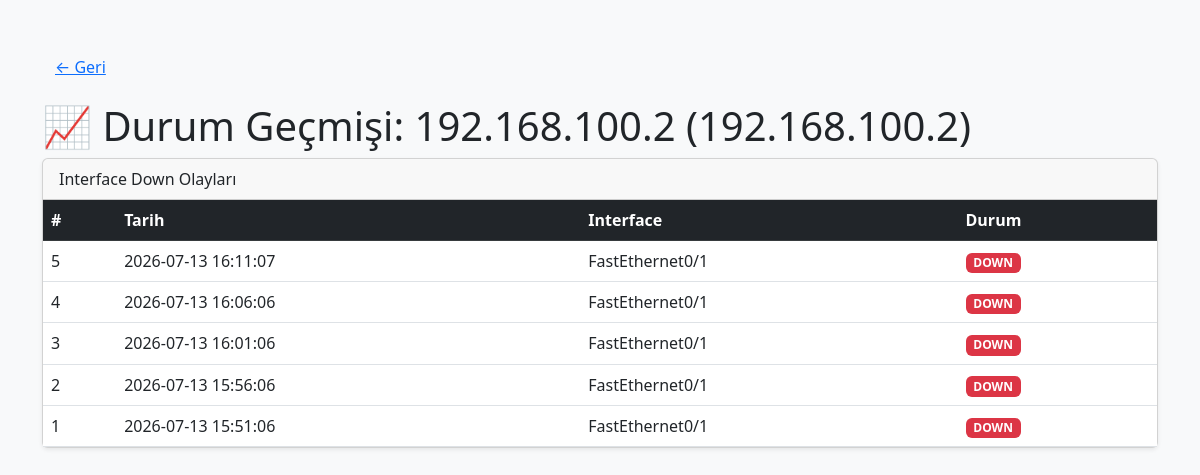
The page /history/192.168.100.2 (signed in) on the database its author committed.
### tables this page shows
CREATE TABLE device_history (
            id INTEGER PRIMARY KEY AUTOINCREMENT,
            tarih TEXT,
            user_id INTEGER,
            host TEXT,
            hostname TEXT,
            interface TEXT,
            status TEXT
        );

### app.py (the view)
@app.route('/history/<host>')
@login_required
def device_history(host):
    history = history_listele(current_user.id, host)
    devices = get_user_devices(current_user.id)
    device = next((d for d in devices if d["host"] == host), None)
    hostname = device["hostname"] if device else host
    return render_template('device_history.html', host=host, hostname=hostname, history=history)

### app.py (called while the page is built)
@login_manager.user_loader
def load_user(user_id):
    import sqlite3
    conn = sqlite3.connect("audit.db")
    c = conn.cursor()
    c.execute("SELECT * FROM users WHERE id = ?", (user_id,))
    user = c.fetchone()
    conn.close()
    if user:
        return User(user[0], user[1], user[3])
    return None

def get_user_devices(user_id):
    with user_caches_lock:
        return list(user_caches.get(user_id, []))

### database.py (called while the page is built)
def history_listele(user_id, host=None):
    conn = sqlite3.connect(DB_FILE)
    c = conn.cursor()
    if host:
        c.execute("SELECT * FROM device_history WHERE user_id = ? AND host = ? ORDER BY id DESC LIMIT 100", (user_id, host))
    else:
        c.execute("SELECT * FROM device_history WHERE user_id = ? ORDER BY id DESC LIMIT 100", (user_id,))
    rows = c.fetchall()
    conn.close()
    return rows

### templates/device_history.html (shortened to what this page needs)
<!DOCTYPE html>
<html lang="tr">
<head>
    <link href="https://cdn.jsdelivr.net/npm/bootstrap@5.3.0/dist/css/bootstrap.min.css" rel="stylesheet">
</head>
<body class="bg-light">
    <div class="container py-5">
        <a href="/" class="btn btn-link mb-3">← Geri</a>
        <h1>📈 Durum Geçmişi: {{ hostname }} ({{ host }})</h1>
        {% if not history %}
        <div class="alert alert-info">
            Henüz durum değişikliği kaydedilmemiş. Interface down olduğunda otomatik kaydedilecek.
        </div>
        {% else %}
        <div class="card shadow-sm mb-4">
            <div class="card-header">Interface Down Olayları</div>
            <div class="card-body p-0">
                <table class="table table-hover mb-0">
                    <thead class="table-dark">
                        <tr>
                            <th>#</th>
                            <th>Tarih</th>
                            <th>Interface</th>
                            <th>Durum</th>
                        </tr>
                    </thead>
                    <tbody>
                        {% for h in history %}
                        <tr>
                            <td>{{ h[0] }}</td>
                            <td>{{ h[1] }}</td>
                            <td>{{ h[5] }}</td>
                            <td>
                                {% if h[6] == "down" %}
                                    <span class="badge bg-danger">DOWN</span>
                                {% else %}
                                    <span class="badge bg-success">UP</span>
                                {% endif %}
                            </td>
                        </tr>
                        {% endfor %}
                    </tbody>
                </table>
            </div>
        </div>
        {% endif %}
    </div>
</body>
</html>

### rows shown on the page
device_history: id "5", tarih "2026-07-13 16:11:07", interface "FastEthernet0/1", status "DOWN"
device_history: id "4", tarih "2026-07-13 16:06:06", interface "FastEthernet0/1", status "DOWN"
device_history: id "3", tarih "2026-07-13 16:01:06", interface "FastEthernet0/1", status "DOWN"
device_history: id "2", tarih "2026-07-13 15:56:06", interface "FastEthernet0/1", status "DOWN"
device_history: id "1", tarih "2026-07-13 15:51:06", interface "FastEthernet0/1", status "DOWN"

### other values the page prints
{{ hostname }} "192.168.100.2"
{{ host }} "192.168.100.2"
